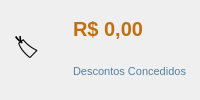
         <widget class="QFrame" name="cardDescontos">
          <property name="minimumHeight"><number>62</number></property><property name="maximumHeight"><number>66</number></property>
          <property name="styleSheet"><string notr="true">QFrame#cardDescontos{background-color:#ffffff;border:1px solid #a8c4d8;border-radius:6px;}</string></property>
          <layout class="QHBoxLayout" name="cardDescHL"><property name="leftMargin"><number>14</number></property><property name="topMargin"><number>8</number></property><property name="rightMargin"><number>14</number></property><property name="bottomMargin"><number>8</number></property>
           <item><widget class="QLabel" name="lblIconDesc"><property name="text"><string>&#127991;</string></property><property name="styleSheet"><string notr="true">font-size:22px;</string></property></widget></item>
           <item><layout class="QVBoxLayout"><property name="spacing"><number>0</number></property>
            <item><widget class="QLabel" name="lblDescontosValorCard"><property name="text"><string>R$ 0,00</string></property><property name="styleSheet"><string notr="true">font-size:20px;font-weight:bold;color:#c07010;</string></property></widget></item>
            <item><widget class="QLabel" name="lblDescontosLabelCard"><property name="text"><string>Descontos Concedidos</string></property><property name="styleSheet"><string notr="true">font-size:11px;color:#5580a0;</string></property></widget></item>
           </layout></item>
          </layout>
         </widget>
